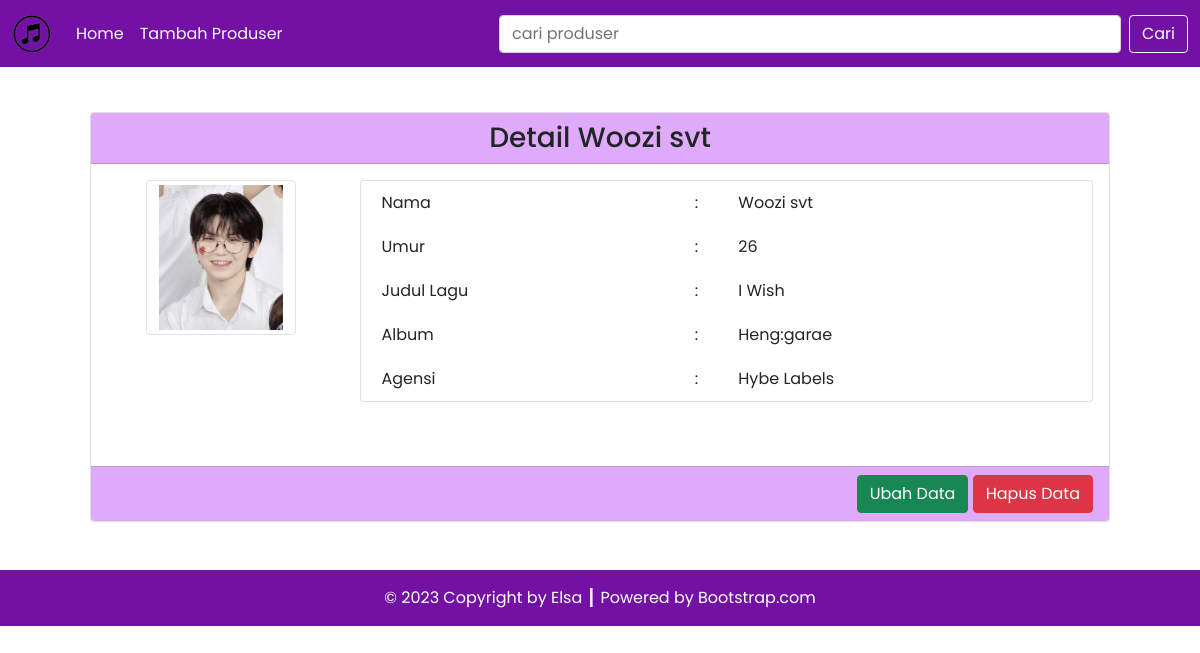
Screenshot of /detail.php?id=2 with the database file from the repository.
### tables this page shows
CREATE TABLE `producer` (
  `producer_id` int(11) NOT NULL,
  `producer_foto` varchar(255) NOT NULL,
  `producer_nama` varchar(255) NOT NULL,
  `producer_age` int(11) NOT NULL,
  `music_id` int(11) NOT NULL,
  `album_id` int(11) NOT NULL,
  `agencies` int(11) NOT NULL
);

CREATE TABLE `music` (
  `id_music` int(11) NOT NULL,
  `musik` varchar(255) NOT NULL
);

CREATE TABLE `album` (
  `id_album` int(11) NOT NULL,
  `album` varchar(255) NOT NULL
);

CREATE TABLE `agencies` (
  `id_agensi` int(11) NOT NULL,
  `agensi` varchar(255) NOT NULL
);

### config/db.php (called while the page is built)
<?php
$DB_HOST = "localhost";
$DB_USERNAME = "root";
$DB_PASSWORD = "";
$DB_NAME = "tp3";

### classes/DB.php (called while the page is built, shortened)
<?php
class DB
{
    private $hostname;
    private $username;
    private $password;
    private $dbname;
    private $conn;
    private $result;
    function __construct($hostname, $username, $password, $dbname)
    {
        $this->hostname = $hostname;
        $this->username = $username;
        $this->password = $password;
        $this->dbname = $dbname;
    }
    function open()
    {
        $this->conn = mysqli_connect($this->hostname, $this->username, $this->password, $this->dbname);
    }
    function execute($query)
    {
        $this->result = mysqli_query($this->conn, $query);
    }
    function getResult()
    {
        return mysqli_fetch_array($this->result);
    }
}

### classes/Produser.php (called while the page is built, shortened)
<?php
class Produser extends DB
{
    function getProdById($id)
    {
        $query = "SELECT * FROM producer JOIN agencies ON producer.agencies=agencies.id_agensi JOIN music ON producer.music_id=music.id_music JOIN album ON producer.album_id=album.id_album WHERE producer_id=$id";
        return $this->execute($query);
    }
}

### detail.php (the view, shortened to what this page needs)
<?php
include('config/db.php');
include('classes/DB.php');
include('classes/Album.php');
include('classes/Produser.php');
$produser = new Produser($DB_HOST, $DB_USERNAME, $DB_PASSWORD, $DB_NAME);
$produser->open();
$data = nulL;
if (isset($_GET['id'])) {
    $id = $_GET['id'];
    if ($id > 0) {
        $produser->getProdById($id);
        $row = $produser->getResult();
        $data .= '<div class="card-header text-center" style="background-color: #e0aafa !important;">
        <h3 class="my-0">Detail ' . $row['producer_nama'] . '</h3>
        </div>
        <div class="card-body text-end">
            <div class="row mb-5">
                <div class="col-3">
                    <div class="row justify-content-center">
                        <img src="assets/images/' . $row['producer_foto'] . '" class="img-thumbnail" alt="' . $row['producer_foto'] . '" width="60">
                        </div>
                    </div>
                    <div class="col-9">
                        <div class="card px-3">
                            <table border="0" class="text-start">
                                <tr>
                                    <td>Nama</td>
                                    <td>:</td>
                                    <td>' . $row['producer_nama'] . '</td>
                                </tr>
                                <tr>
                                    <td>Umur</td>
                                    <td>:</td>
                                    <td>' . $row['producer_age'] . '</td>
                                </tr>
                                <tr>
                                    <td>Judul Lagu</td>
                                    <td>:</td>
                                    <td>' . $row['musik'] . '</td>
                                </tr>
                                <tr>
                                    <td>Album</td>
                                    <td>:</td>
                                    <td>' . $row['album'] . '</td>
                                </tr>
                                <tr>
                                    <td>Agensi</td>
                                    <td>:</td>
                                    <td>' . $row['agensi'] . '</td>
                                </tr>
                            </table>
                        </div>
                    </div>
                </div>
            </div>
            <div class="card-footer text-end" style="background-color: #e0aafa !important;">
                <a href="add.php?id=' . $row['producer_id'] . '"><button type="button" class="btn btn-success text-white">Ubah Data</button></a>
                <a href="?hapus=' . $row['producer_id'] . '"><button type="button" class="btn btn-danger">Hapus Data</button></a>
            </div>';
    }
}

### rows the page displays
producer: producer_nama "Woozi svt", producer_foto (picture), producer_age "26", music.musik "I Wish", album.album "Heng:garae", agencies.agensi "Hybe Labels"
